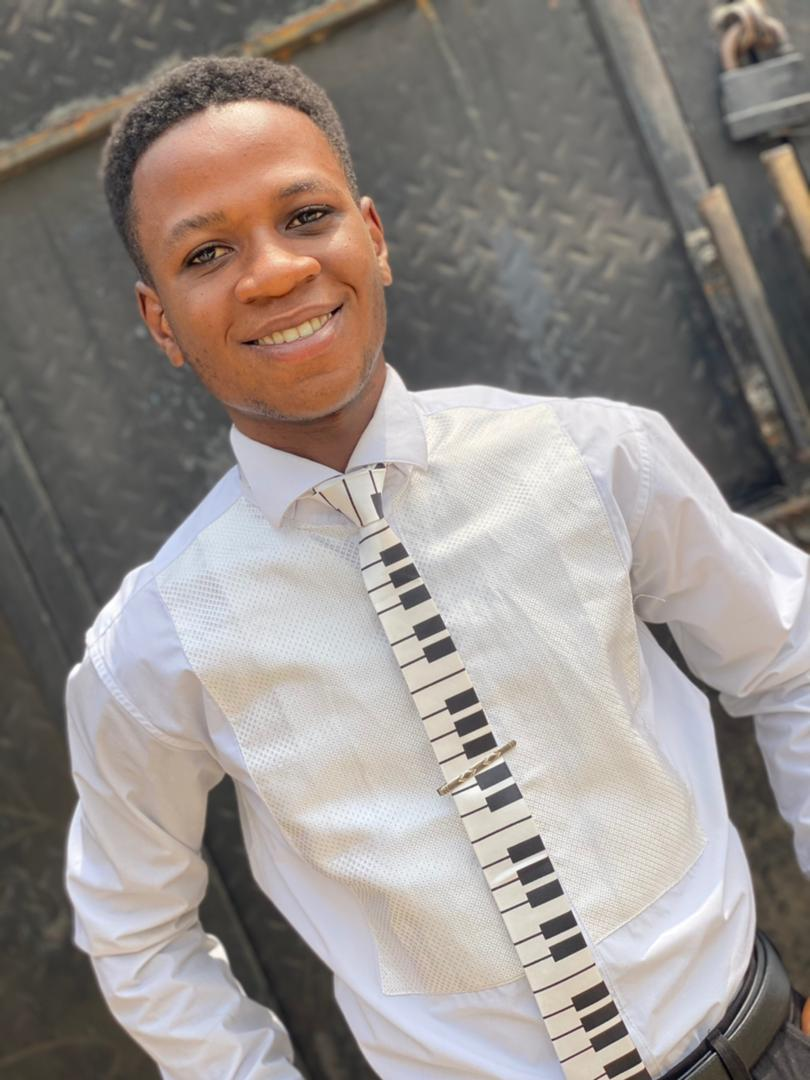
#> input picture images/akin.jpg, 810 x 1080 px, found by its file name
$ python contour.py
#> lines starting #> are read from the running program, lines starting #| are printed output that depends on the picture; after the words box and inside, x2 and y2 are one past the last pixel; in counts of white or black regions, pixels touching at a corner belong together
import cv2

image = cv2.imread("images/akin.jpg")
#> image is the input picture: shape (1080, 810, 3); mean B, G, R 137.4, 141.6, 148.9
cv2.imshow("Image", image)

# gray image
gray = cv2.cvtColor(image, cv2.COLOR_BGR2GRAY)
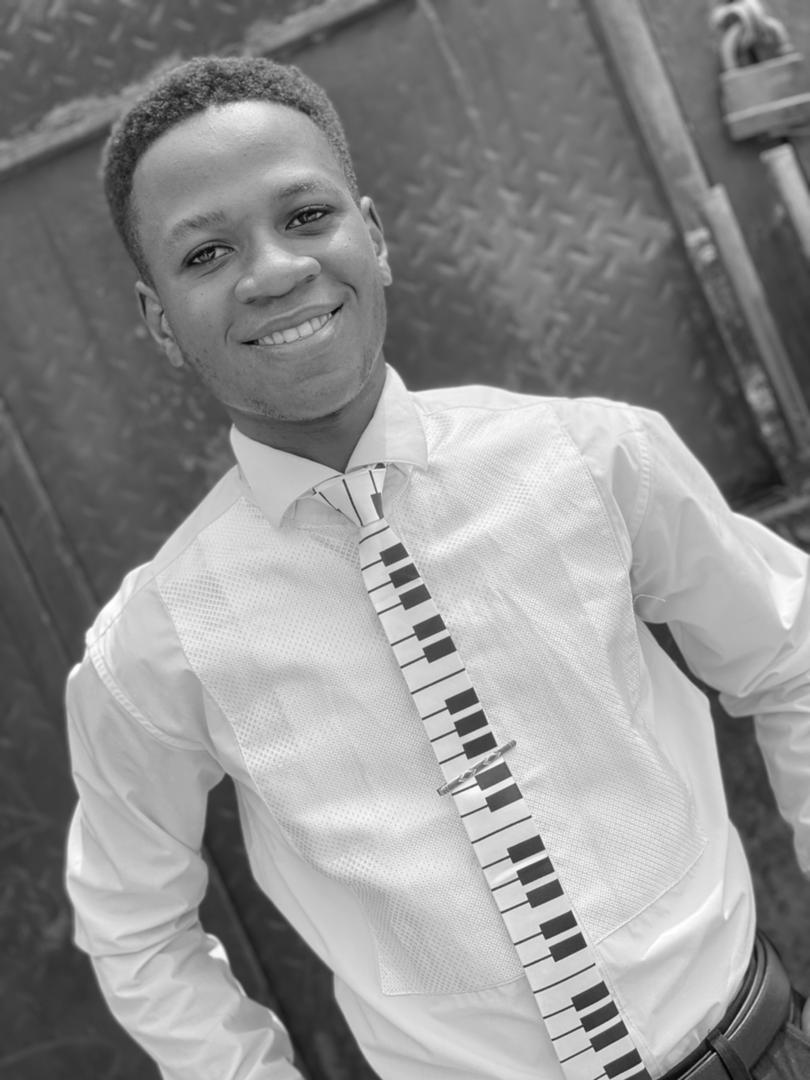
#> gray: shape (1080, 810); min 1, max 255, mean 143.3

# threshold the image
ret, thres = cv2.threshold(gray, 125, 255, cv2.THRESH_BINARY)
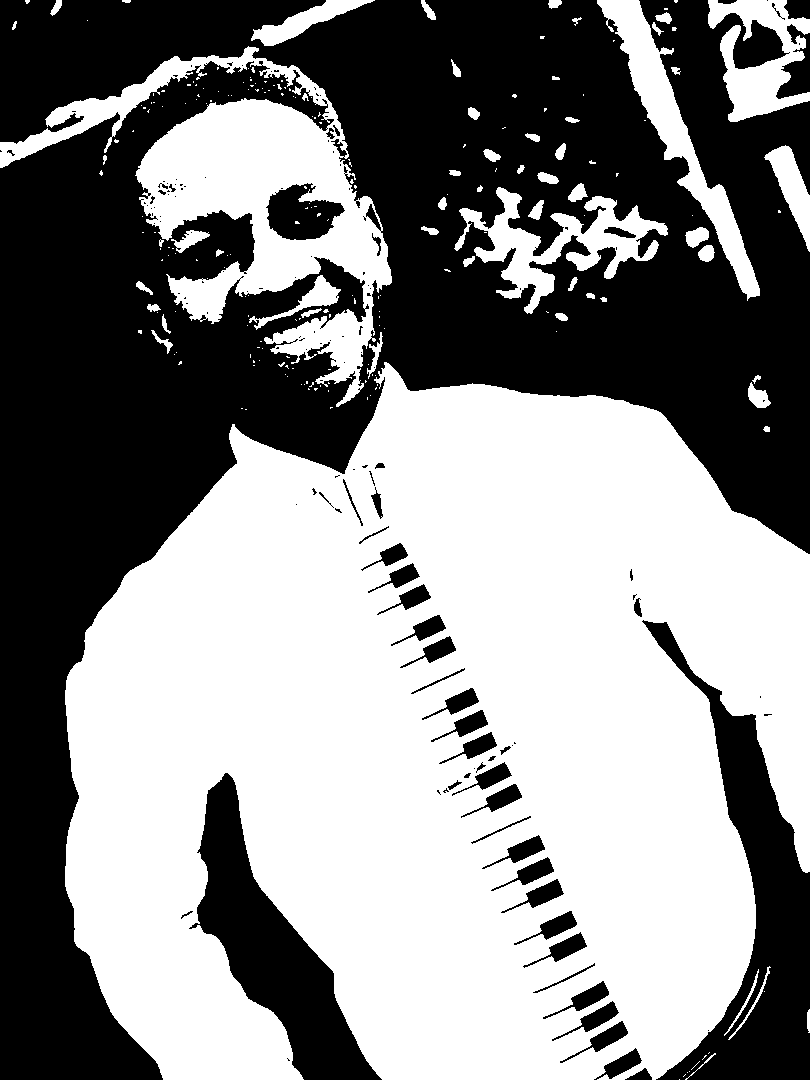
#> thres: shape (1080, 810); 53.6% white; 142 black regions (89 under 20 px)
cv2.imshow("Threshold Image", thres)

# contours
contours, hierarchies = cv2.findContours(thres, cv2.RETR_LIST, cv2.CHAIN_APPROX_NONE)
#> contours = 409 contours, 305 with area under 20; largest, box (x1, y1, x2, y2) and area: (65, 362, 810, 1080) 404390, (0, 46, 392, 407) 42134, (597, 0, 760, 301) 8258, (454, 187, 668, 314) 8014, (708, 0, 810, 122) 5910
print(f"{len(contours)} contour(s) found!!!")
#| 409 contour(s) found!!!

cv2.waitKey(0)

$ run again, with images/abis.jpg copied over images/akin.jpg
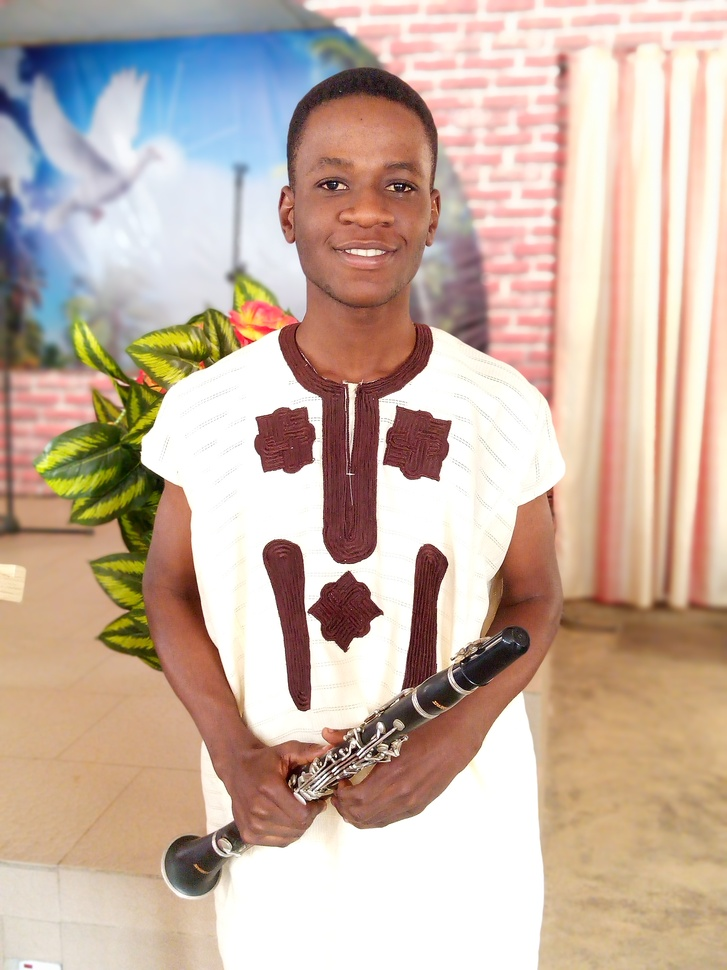
#> input picture images/abis.jpg, 727 x 970 px, shrunk from 2352 x 3136 before the run, found by its file name
#> image is the input picture: shape (970, 727, 3); mean B, G, R 163.5, 177.8, 199.8
#> `gray = cv2.cvtColor(image, cv2.COLOR_BGR2GRAY)`:
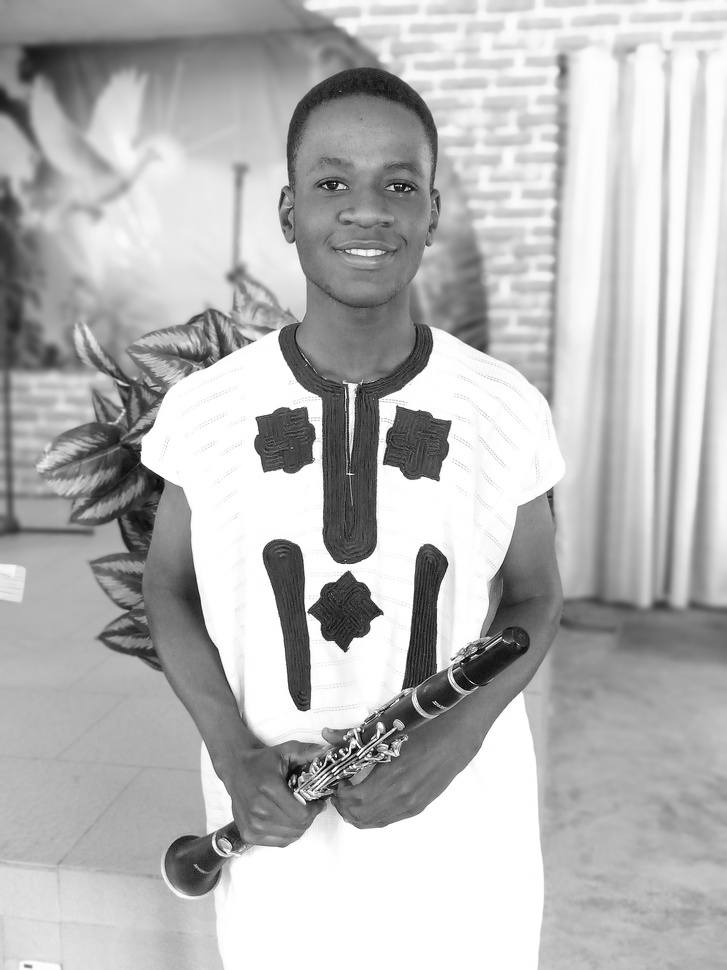
#> gray: shape (970, 727); min 2, max 255, mean 182.8
#> `ret, thres = cv2.threshold(gray, 125, 255, cv2.THRESH_BINARY)`:
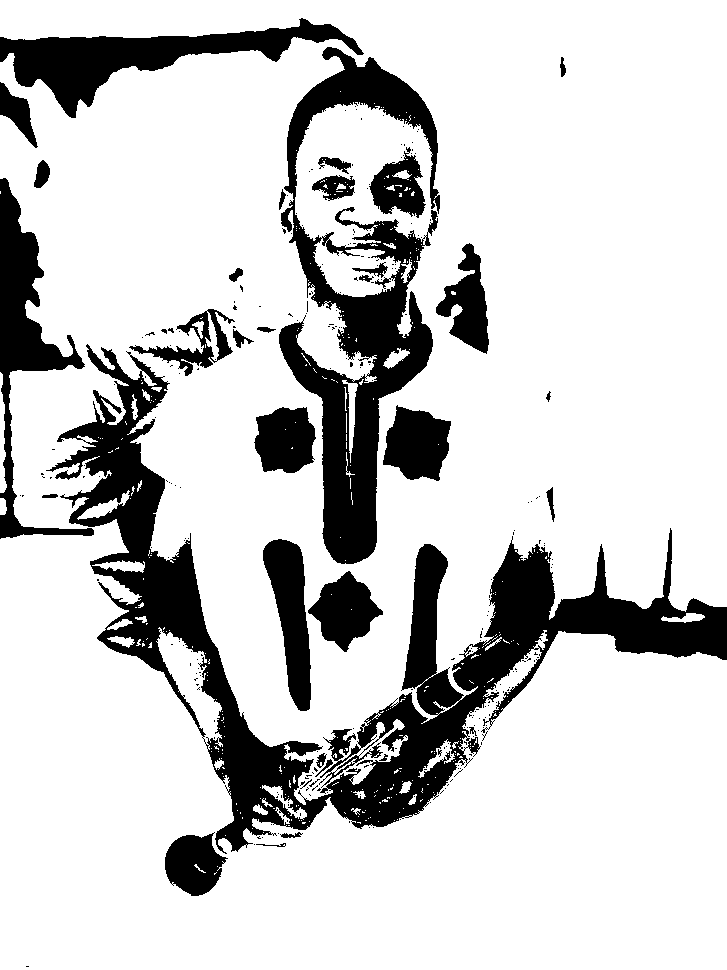
#> thres: shape (970, 727); 80.5% white; 273 black regions (241 under 20 px)
#> contours = 934 contours, 850 with area under 20; largest, box (x1, y1, x2, y2) and area: (0, 0, 727, 970) 621013, (278, 46, 441, 565) 30387, (262, 538, 312, 712) 4832, (401, 543, 449, 691) 3903, (382, 404, 452, 482) 3764
#| 934 contour(s) found!!!
